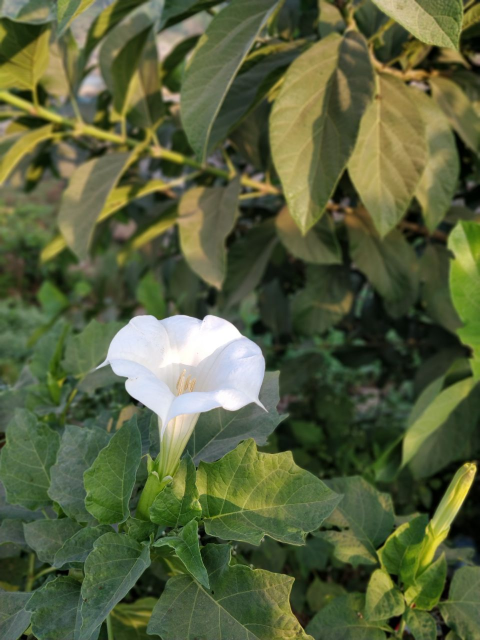
#> input picture Images/flower.jpg, 960 x 1280 px (shown at 1/2 size)
$ jupyter execute Computer-Vision-Basics-Part-IV.ipynb   (shell and % lines are left out)
#> lines starting #> are read from the running program, lines starting #| are printed output that depends on the picture
### Image Features

*An object in an image has n number of features, which help us in identifying the object. Here, we'll find those n different features of the image, and group them into a vector of feature of that particular object. And this vector will help us find the similar object in another image.*

**ORB** Algorithm is used for creating a feature vector of an image. ORB refers to Oriented FAST and Rotated BRIEF algorithm. It is a fusion of FAST keypoint detector and BRIEF descriptor.

**ORB Agorithm**

   - Find the keypoints in an image, using FAST Algorithm(Features from Accelerated Segments Test) we find keypoints. FAST quickly compares the brightness levels in a given pixel area, and if the threshold of brightness or darkness is exceeded by the neighbouring pixel, then such point is termed as **Keypoint**. The keypoints give us the location of the object defining the edges in an image.

   - Next, ORB uses BRIEF algorithm to convert these keypoints into feature vector, which helps in identifying the object in the image.

   - BRIEF(Binary Robust Independent Elementary Features), it creates binary feature vector from the keypoints. Since the feature vectors are 1's and 0's, it can be stored efficiently and computed quickly.

   - BRIEF creates binary descriptors for the keypoints, it first smoothens the given image with gaussian kernel to prevent the descriptor from being too sensitive to high frequency noise.

   - ORB is replacement for earlier algorithms like SIFT, SURF etc for feature detection.

[ORB](https://opencv-python-tutroals.readthedocs.io/en/latest/py_tutorials/py_feature2d/py_brief/py_brief.html)

[cell 1]
import copy
import cv2
import matplotlib.pyplot as plt
import numpy as np

### Create Image Pyramids

[cell 2]
# Read in the image
image = cv2.imread('../Images/flower.jpg')
#> image is the input picture: shape (1280, 960, 3); mean B, G, R 61.5, 97.1, 87.7

# Change color to RGB (from BGR)
image = cv2.cvtColor(image, cv2.COLOR_BGR2RGB)
plt.figure(figsize=(8, 8))
plt.title("Flower")
plt.imshow(image)

**Downsampled Version Of the Image**

[cell 3]
level_1 = cv2.pyrDown(image)
level_2 = cv2.pyrDown(level_1)
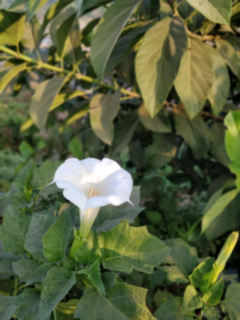
#> level_2: shape (320, 240, 3); mean R, G, B 87.7, 97.1, 61.6
level_3 = cv2.pyrDown(level_2)

# Display the images
f, (ax1,ax2,ax3,ax4) = plt.subplots(1, 4, figsize=(20,10))

ax1.set_title('original')
ax1.imshow(image)

ax2.set_title('Level I - Half the Size of Original')
ax2.imshow(level_1)
ax2.set_xlim([0, image.shape[1]])
ax2.set_ylim([0, image.shape[0]])

ax3.set_title('Level II - One Fourth the Size of Original')
ax3.imshow(level_2)
ax3.set_xlim([0, image.shape[1]])
ax3.set_ylim([0, image.shape[0]])

ax4.set_title('Level III - One Eighth the Size of Original')
ax4.imshow(level_3)
ax4.set_xlim([0, image.shape[1]])
ax4.set_ylim([0, image.shape[0]])
#> Out = (0, 1280)
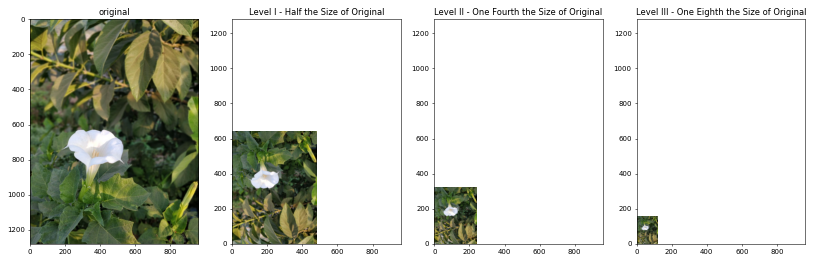
#> figure drawn by matplotlib, 4 panels

### Find keypoints using ORB

[cell 4]
# Set the default figure size
plt.rcParams['figure.figsize'] = [14, 7]

# Load the training image
image = cv2.imread("../Images/dog.jpg")
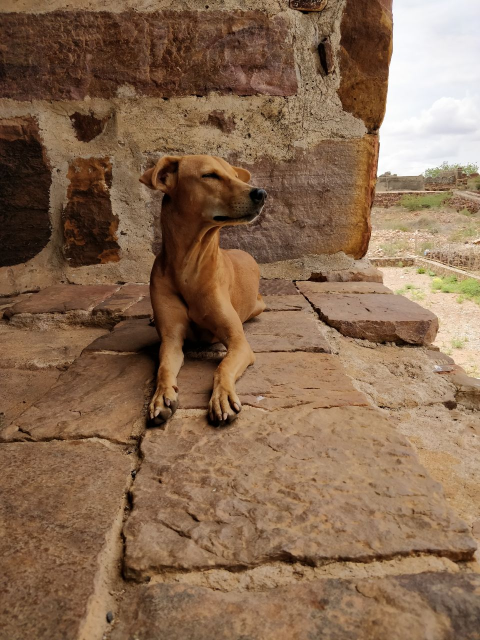
#> input picture Images/dog.jpg, 960 x 1280 px (shown at 1/2 size)
#> image is the input picture: shape (1280, 960, 3); mean B, G, R 81.1, 106.4, 136.2

# Convert the training image to RGB
training_image = cv2.cvtColor(image, cv2.COLOR_BGR2RGB)

# Convert the training image to gray Scale
training_gray = cv2.cvtColor(image, cv2.COLOR_BGR2GRAY)
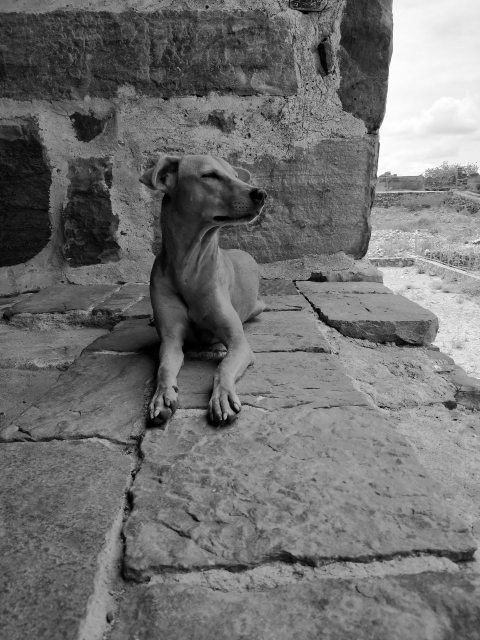
#> training_gray: shape (1280, 960) (shown at 1/2 size); min 0, max 255, mean 112.4

# Display the images
plt.subplot(121)
plt.title('Original Image')
plt.imshow(training_image)
# [4 lines of commented-out code are left out]

**Keypoint Detection Based On FAST Algorithm**

FAST algorithm identifies keypoints by looking at the neighboring pixels, where the intensity of the pixel brightness above a certain threshold leads to keypoint.

To detect feature of an image irrespective of its scale, ORB uses multiscale image pyramid. We've seen in flower image, where we create different scaled images. ORB performs multiscale pyramid and then detects keypoints on each scale variant of the image, resulting in a smaller and a larger circle around a keypoint.

[More Details On ORB](https://medium.com/data-breach/introduction-to-orb-oriented-fast-and-rotated-brief-4220e8ec40cf)

[cell 5]
# Set the parameters of the ORB algorithm by specifying the maximum number of keypoints to locate and
# the pyramid decimation ratio
orb = cv2.ORB_create(200, 2.0)

# Find the keypoints in the gray scale training image and compute their ORB descriptor.
# The None parameter is needed to indicate that we are not using a mask.
keypoints, descriptor = orb.detectAndCompute(training_gray, None)
#> keypoints = 188 keypoints; strongest (x, y, size): (483, 238, 31), (544, 260, 31), (756, 350, 62), (481, 237, 31)

# Create copies of the training image to draw our keypoints on
keyp_without_size = copy.copy(training_image)
keyp_with_size = copy.copy(training_image)

# Draw the keypoints without size or orientation on one copy of the training image
cv2.drawKeypoints(training_image, keypoints, keyp_without_size, color = (0, 255, 0))
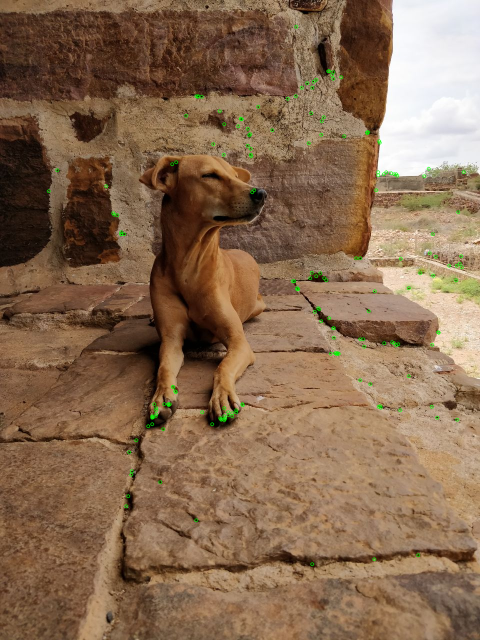
#> keyp_without_size: shape (1280, 960, 3) (shown at 1/2 size); mean R, G, B 135.9, 106.9, 80.9

# Draw the keypoints with size and orientation on the other copy of the training image
cv2.drawKeypoints(training_image, keypoints, keyp_with_size, flags = cv2.DRAW_MATCHES_FLAGS_DRAW_RICH_KEYPOINTS)
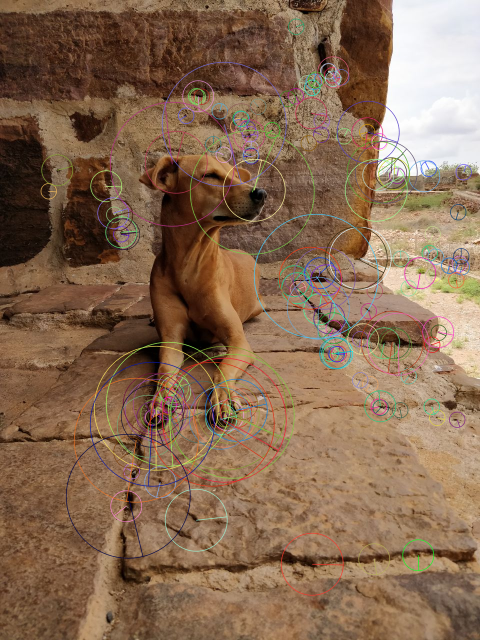
#> keyp_with_size: shape (1280, 960, 3) (shown at 1/2 size); mean R, G, B 136, 106.9, 82.8

print("Keypoints Drawn")

[cell 6]
# Set the default figure size
plt.rcParams['figure.figsize'] = [14.0, 7.0]

# Display the image with the keypoints without size or orientation
plt.subplot(121)
plt.title('Keypoints Without Size or Orientation')
plt.imshow(keyp_without_size)

# Display the image with the keypoints with size and orientation
plt.subplot(122)
plt.title('Keypoints With Size and Orientation')
plt.imshow(keyp_with_size)
plt.show()

# Print the number of keypoints detected
print("\nNumber of keypoints Detected: ", len(keypoints))
#| Number of keypoints Detected:  188

### Scale Invariance Property Of ORB

It means that it is able to detect objects in images regardless of their size. To see this, we will now use Brute-Force matcher to match points between the training image and a query image that is a ¼ the size of the original training image.

[cell 7]
#Take a look at how downsampling with image pyramids works.

# Set the default figure size
plt.rcParams['figure.figsize'] = [14.0, 7.0]

# Load the training image
image1 = cv2.imread('../Images/dog.jpg')

# Load the query image
image2 = cv2.imread('../Images/dog.jpg')
level_1 = cv2.pyrDown(image2)
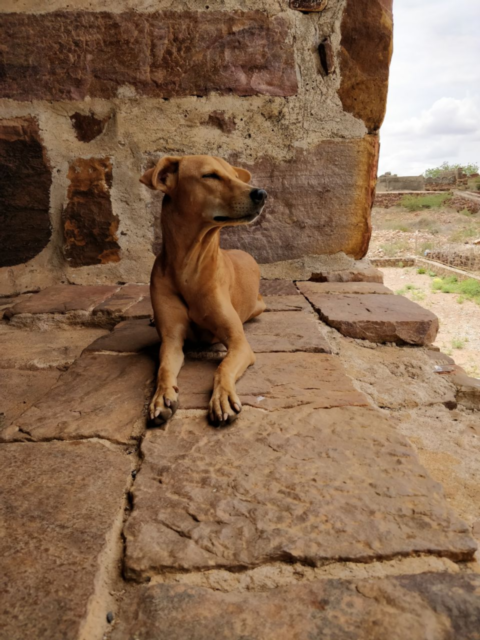
#> level_1: shape (640, 480, 3); mean B, G, R 81.1, 106.4, 136.2
level_2 = cv2.pyrDown(level_1)
level_3 = cv2.pyrDown(level_2)
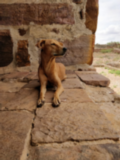
#> level_3: shape (160, 120, 3); mean B, G, R 80.9, 106.1, 136

# Convert the training image to RGB
training_image = cv2.cvtColor(image1, cv2.COLOR_BGR2RGB)

# Convert the query image to RGB
query_image = cv2.cvtColor(level_2, cv2.COLOR_BGR2RGB)

# Convert the training image to gray scale
training_gray = cv2.cvtColor(training_image, cv2.COLOR_BGR2GRAY)

# Convert the query image to gray scale
query_gray = cv2.cvtColor(query_image, cv2.COLOR_BGR2GRAY)
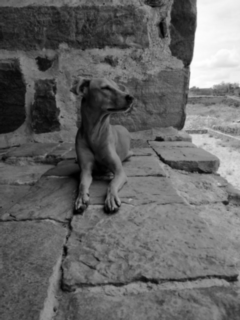
#> query_gray: shape (320, 240); min 0, max 254, mean 102.1

[cell 8]
"""
Set the parameters of the ORB algorithm by specifying the maximum number of keypoints to locate and
the pyramid decimation ratio
"""
orb = cv2.ORB_create(1000, 2.0)

"""
Find the keypoints in the gray scale training and query images and compute their ORB descriptor.
The None parameter is needed to indicate that we are not using a mask in either case.
"""
keypoints_train, descriptors_train = orb.detectAndCompute(training_gray, None)
#> keypoints_train = 941 keypoints; strongest (x, y, size): (756, 350, 62), (756, 352, 31), (544, 260, 31), (756, 344, 124)
keypoints_query, descriptors_query = orb.detectAndCompute(query_gray, None)
#> keypoints_query = 629 keypoints; strongest (x, y, size): (190, 86, 31), (115, 206, 31), (112, 210, 62), (76, 212, 62)

"""
Create a Brute Force Matcher object. Set crossCheck to True so that the BFMatcher will only return consistent
pairs. Such technique usually produces best results with minimal number of outliers when there are enough matches.
"""
bf = cv2.BFMatcher(cv2.NORM_HAMMING, crossCheck = True)

"""Perform the matching between the ORB descriptors of the training image and the query image"""
matches = bf.match(descriptors_train, descriptors_query)
#> matches = 286 matches

"""The matches with shorter distance are the ones we want. So, we sort the matches according to distance"""
matches = sorted(matches, key = lambda x : x.distance)

"""
Connect the keypoints in the training image with their best matching keypoints in the query image.
The best matches correspond to the first elements in the sorted matches list, since they are the ones
with the shorter distance. We draw the first 30 mathces and use flags = 2 to plot the matching keypoints
without size or orientation.
"""
result = cv2.drawMatches(training_gray, keypoints_train, query_gray, keypoints_query, matches[:30], query_gray, flags = 2)
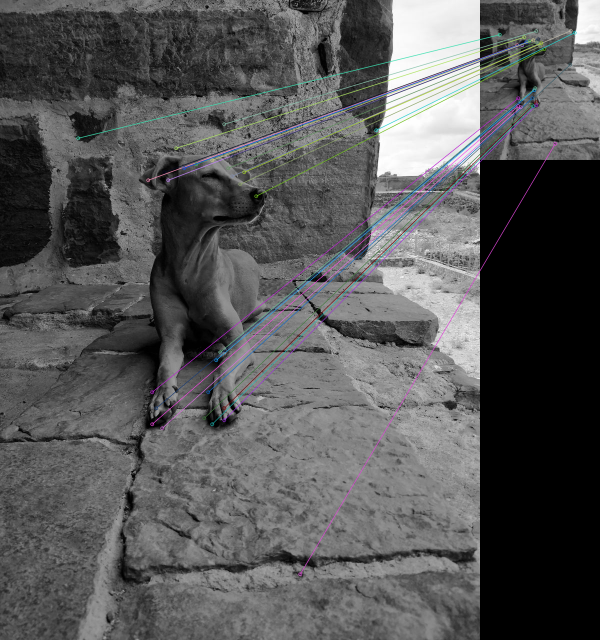
#> result: shape (1280, 1200, 3) (shown at 1/2 size); mean of channels 0, 1, 2 87.4, 86.9, 86.8; drawn as B, G, R

[cell 9]
# Display the best matching points
plt.figure(figsize=(12, 16))
plt.title('Best Matching Points')
plt.imshow(result)
plt.show()

# Print the shape of the training image
print('\nThe Training Image has shape:', training_gray.shape)
#| The Training Image has shape: (1280, 960)

#Print the shape of the query image
print('The Query Image has shape:', query_gray.shape)
#| The Query Image has shape: (320, 240)

# Print the number of keypoints detected in the training image
print("\nNumber of Keypoints Detected In The Training Image: ", len(keypoints_train))
#| Number of Keypoints Detected In The Training Image:  941

# Print the number of keypoints detected in the query image
print("Number of Keypoints Detected In The Query Image: ", len(keypoints_query))
#| Number of Keypoints Detected In The Query Image:  629

# Print total number of matching points between the training and query images
print("\nNumber of Matching Keypoints Between The Training and Query Images: ", len(matches))
#| Number of Matching Keypoints Between The Training and Query Images:  286
